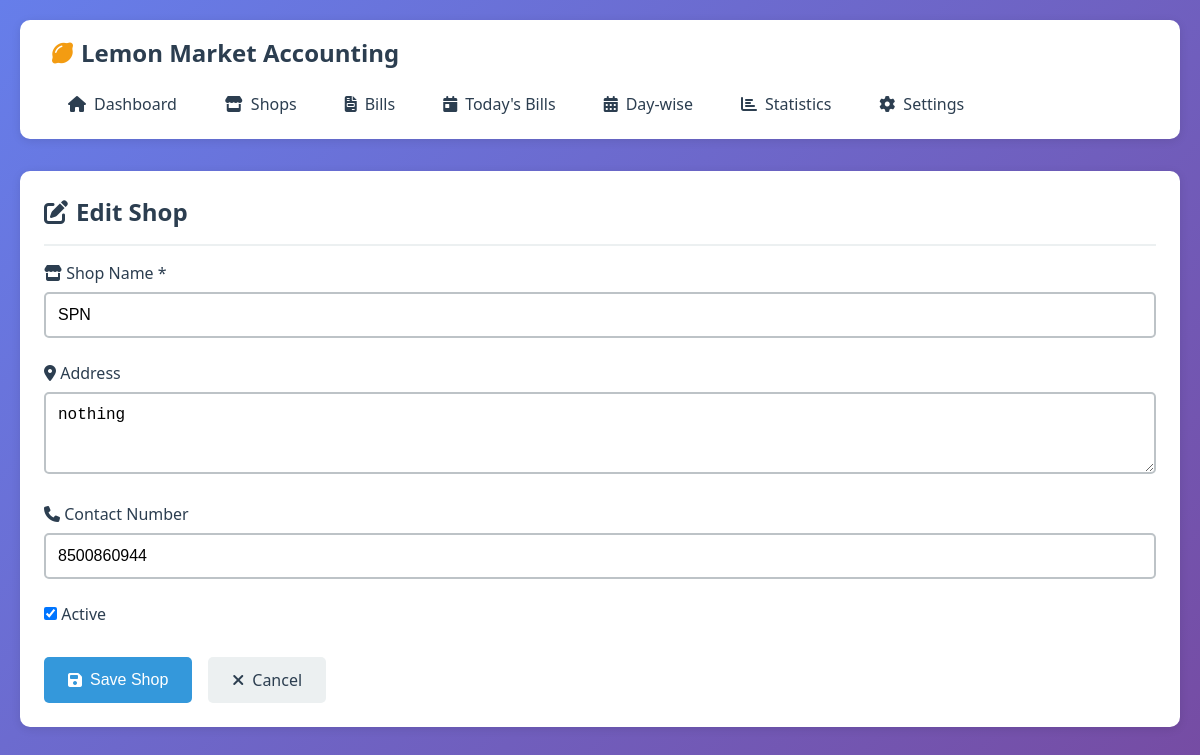
The page /shops/2/edit/ on the database its author committed.
### accounts/models.py (models this page shows, shortened)
class Shop(models.Model):
    name = models.CharField(max_length=200, unique=True)
    address = models.TextField(blank=True, null=True)
    contact_number = models.CharField(max_length=15, blank=True, null=True)
    initial_deposit = models.DecimalField(
        max_digits=12,
        decimal_places=2,
        validators=[MinValueValidator(Decimal('0.00'))],
        help_text="Initial deposit amount (credit given to shop)"
    )
    bill_limit = models.IntegerField(
        default=5,
        validators=[MinValueValidator(1)],
        help_text="Maximum number of bills allowed per shop"
    )
    created_at = models.DateTimeField(auto_now_add=True)
    updated_at = models.DateTimeField(auto_now=True)
    is_active = models.BooleanField(default=True)
    class Meta:
        ordering = ['-created_at']
        verbose_name = "Shop"
        verbose_name_plural = "Shops"

### accounts/views.py (the view, shortened to what this page needs)
# urls.py: path('shops/<int:shop_id>/edit/', views.shop_edit, name='shop_edit'),
def shop_edit(request, shop_id):
    shop = get_object_or_404(Shop, id=shop_id)
    context = {'shop': shop, 'action': 'Edit'}
    return render(request, 'accounts/shop_form.html', context)

### templates/accounts/shop_form.html (shortened to what this page needs)
{% extends 'base.html' %}
{% block content %}
<div class="card">
    <div class="card-header">
        <h1 class="card-title">
            <i class="fas fa-{% if action == 'Create' %}plus{% else %}edit{% endif %}"></i>
            {{ action }} Shop
        </h1>
    </div>
    <form method="post">
        <div class="form-group">
            <label class="form-label" for="name">
                <i class="fas fa-store"></i> Shop Name *
            </label>
            <input type="text" id="name" name="name" class="form-control"
                   value="{{ shop.name|default:'' }}" required>
        </div>
        <div class="form-group">
            <label class="form-label" for="address">
                <i class="fas fa-map-marker-alt"></i> Address
            </label>
            <textarea id="address" name="address" class="form-control" rows="3">{{ shop.address|default:'' }}</textarea>
        </div>
        <div class="form-group">
            <label class="form-label" for="contact_number">
                <i class="fas fa-phone"></i> Contact Number
            </label>
            <input type="text" id="contact_number" name="contact_number" class="form-control"
                   value="{{ shop.contact_number|default:'' }}">
        </div>
        {% if action == 'Edit' %}
        <div class="form-group">
            <label class="form-label">
                <input type="checkbox" name="is_active" {% if shop.is_active %}checked{% endif %}>
                Active
            </label>
        </div>
        {% endif %}
        <div style="display: flex; gap: 1rem; margin-top: 2rem;">
            <button type="submit" class="btn btn-primary">
                <i class="fas fa-save"></i> Save Shop
            </button>
            <a href="{% if shop %}{% url 'shop_detail' shop.id %}{% else %}{% url 'shop_list' %}{% endif %}" class="btn btn-secondary">
                <i class="fas fa-times"></i> Cancel
            </a>
        </div>
    </form>
</div>
{% endblock %}

### templates/base.html (style rules this page uses)
* { margin: 0; padding: 0; box-sizing: border-box; }
:root { --primary-color: #2c3e50; --secondary-color: #3498db; --success-color: #27ae60; --danger-color: #e74c3c; --warning-color: #f39c12; --light-bg: #ecf0f1; --dark-text: #2c3e50; --light-text: #7f8c8d; --border-color: #bdc3c7; --shadow: 0 2px 10px rgba(0,0,0,0.1); --hover-shadow: 0 4px 20px rgba(0,0,0,0.15); }
body { font-family: 'Segoe UI', Tahoma, Geneva, Verdana, sans-serif; background: linear-gradient(135deg, #667eea 0%, #764ba2 100%); min-height: 100vh; color: var(--dark-text); }
.card { background: white; border-radius: 10px; padding: 1.5rem; box-shadow: var(--shadow); transition: all 0.3s; margin-bottom: 1.5rem; }
.card-header { display: flex; justify-content: space-between; align-items: center; margin-bottom: 1rem; padding-bottom: 1rem; border-bottom: 2px solid var(--light-bg); }
.card-title { font-size: 1.5rem; color: var(--primary-color); display: flex; align-items: center; gap: 0.5rem; }
.btn { padding: 0.75rem 1.5rem; border: none; border-radius: 5px; cursor: pointer; font-size: 1rem; transition: all 0.3s; text-decoration: none; display: inline-flex; align-items: center; gap: 0.5rem; font-weight: 500; }
.btn-primary { background: var(--secondary-color); color: white; }
.btn-secondary { background: var(--light-bg); color: var(--dark-text); }
.form-group { margin-bottom: 1.5rem; }
.form-label { display: block; margin-bottom: 0.5rem; font-weight: 500; color: var(--dark-text); }
.form-control { width: 100%; padding: 0.75rem; border: 2px solid var(--border-color); border-radius: 5px; font-size: 1rem; transition: all 0.3s; }

### rows shown on the page
Shop: name "SPN", address "nothing", contact_number "8500860944", is_active "☑"

### other values the page prints
{{ action }} "Edit"
